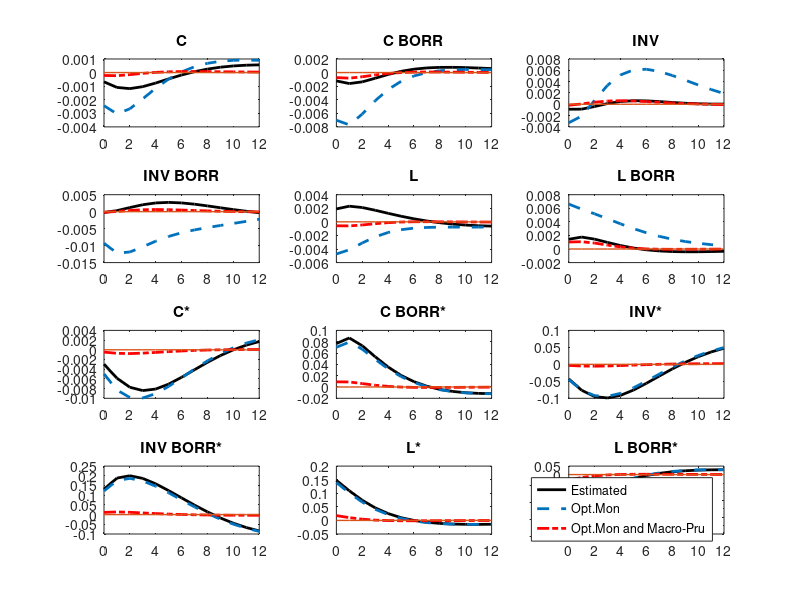
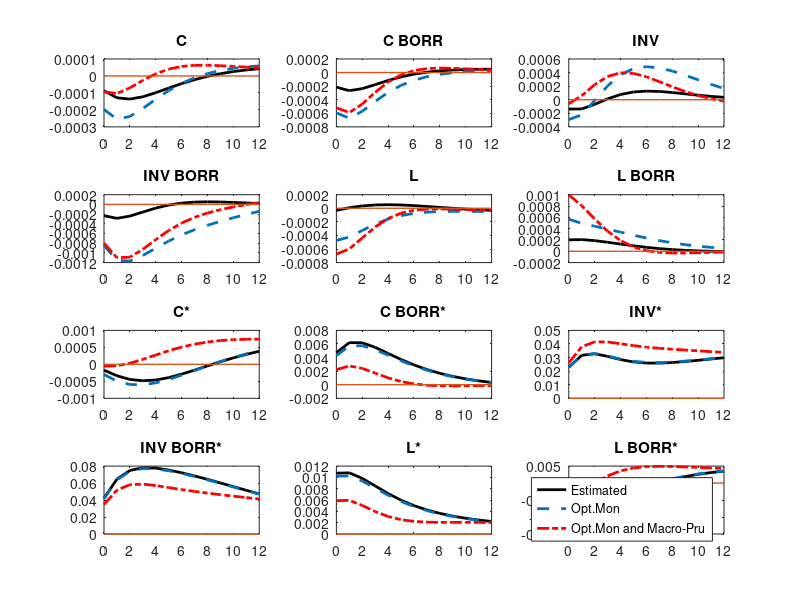
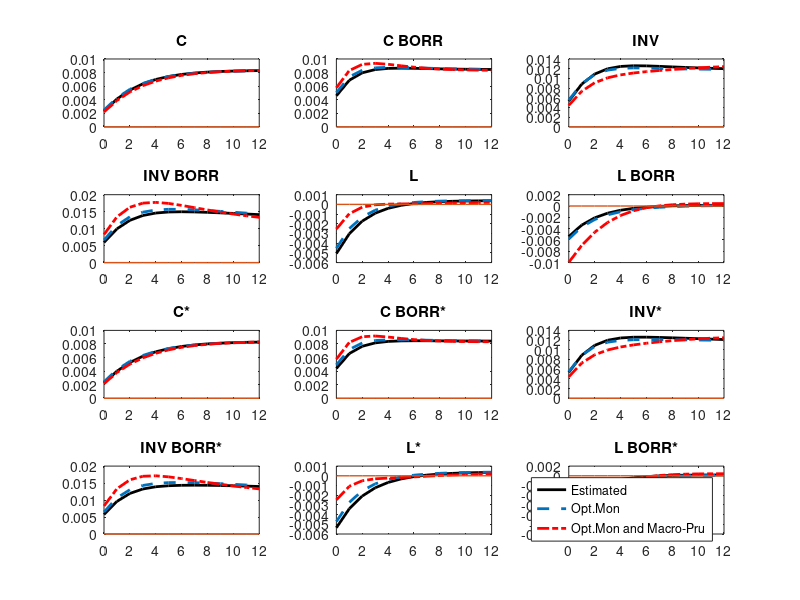

Reproduce these figures in MATLAB, in order.
%GRAPHS

close all;
%run dynare code before plotting IRFs
run = 0;

if run ==1 
    %Simulating the models and saving the results
    dynare estimatedTR.mod 
    irf_estTR = oo_.irfs;
    save('RESULTS_estTR.mat', 'irf_estTR');    
    close all;
    clear;

    dynare optimalTR.mod  
    irf_optTR = oo_.irfs;
    save('RESULTS_optTR.mat', 'irf_optTR');    
    close all;
    clear;

    dynare optimalTRandREG.mod   
    irf_optTRoptREG = oo_.irfs;
    save('RESULTS_optTRoptREG.mat', 'irf_optTRoptREG');    
    close all;
    clear;
    % 
    % dynare optimalTRoptimalREGfinSHOCKS.mod  
    % irf_optTRoptREGfinSH = oo_.irfs;
    % save('RESULTS_optTRoptREGfinSH2nd.mat', 'irf_optTRoptREGfinSH');    
    % close all;
    % clear;
    % 
    % dynare optimalTRoptimalREGprefSHOCKS.mod  
    % irf_optTRoptREGprefSH = oo_.irfs;
    % save('RESULTS_optTRoptREGprefSH2nd.mat', 'irf_optTRoptREGprefSH');    
    % close all;
    % clear;
    % 
    % dynare optimalTRoptimalREGtechSHOCKS.mod  
    % irf_optTRoptREGtechSH = oo_.irfs;
    % save('RESULTS_optTRoptREGtechSH2nd.mat', 'irf_optTRoptREGtechSH');    
    % close all;
    % clear;
end;

%Loading the results (1st order approximation)
load RESULTS_estTR;
load RESULTS_optTR.mat;
load RESULTS_optTRoptREG.mat;

t=0:12;

norm1=(-0.25/4)^(-1)*irf_estTR.spread_s_e_risk_s(1);
norm2=(0.01)^(-1)*irf_estTR.dpd_s_e_prefd_s(1);
norm3=0.0083;

%RISK SHOCK 

figure('Name','Risk Shock, Periphery','NumberTitle','off')
subplot(4,3,1)
plot(t,irf_estTR.c_e_risk_s/norm1,'k-','LineWidth',2); hold on
plot(t,irf_optTR.c_e_risk_s/norm1,'--', 'LineWidth',2);
plot(t,irf_optTRoptREG.c_e_risk_s/norm1,'r-.', 'LineWidth',2);
plot(t,0*t,'-', 'LineWidth',1);
hold off
title('C');

subplot(4,3,2)
plot(t,irf_estTR.c_borr_e_risk_s/norm1,'k-','LineWidth',2); hold on
plot(t,irf_optTR.c_borr_e_risk_s/norm1,'--', 'LineWidth',2);
plot(t,irf_optTRoptREG.c_borr_e_risk_s/norm1,'r-.', 'LineWidth',2);
plot(t,0*t,'-', 'LineWidth',1);hold off
title('C BORR');

subplot(4,3,3)
plot(t,irf_estTR.inv_e_risk_s/norm1,'k-','LineWidth',2); hold on
plot(t,irf_optTR.inv_e_risk_s/norm1,'--', 'LineWidth',2);
plot(t,irf_optTRoptREG.inv_e_risk_s/norm1,'r-.', 'LineWidth',2); 
plot(t,0*t,'-', 'LineWidth',1);hold off
title('INV');

subplot(4,3,4)
plot(t,irf_estTR.inv_borr_e_risk_s/norm1,'k-','LineWidth',2); hold on
plot(t,irf_optTR.inv_borr_e_risk_s/norm1,'--', 'LineWidth',2);
plot(t,irf_optTRoptREG.inv_e_risk_s/norm1,'r-.', 'LineWidth',2);
plot(t,0*t,'-', 'LineWidth',1);hold off
title('INV BORR');

subplot(4,3,5)
plot(t,irf_estTR.l_e_risk_s/norm1,'k-','LineWidth',2); hold on
plot(t,irf_optTR.l_e_risk_s/norm1,'--', 'LineWidth',2);
plot(t,irf_optTRoptREG.l_e_risk_s/norm1,'r-.', 'LineWidth',2); 
plot(t,0*t,'-', 'LineWidth',1);hold off
title('L');

subplot(4,3,6)
plot(t,irf_estTR.l_borr_e_risk_s/norm1,'k-','LineWidth',2); hold on
plot(t,irf_optTR.l_borr_e_risk_s/norm1,'--', 'LineWidth',2);
plot(t,irf_optTRoptREG.l_borr_e_risk_s/norm1,'r-.', 'LineWidth',2); 
plot(t,0*t,'-', 'LineWidth',1);hold off
title('L BORR');

subplot(4,3,7)
plot(t,irf_estTR.c_s_e_risk_s/norm1,'k-','LineWidth',2); hold on
plot(t,irf_optTR.c_s_e_risk_s/norm1,'--', 'LineWidth',2);
plot(t,irf_optTRoptREG.c_s_e_risk_s/norm1,'r-.', 'LineWidth',2); 
plot(t,0*t,'-', 'LineWidth',1);hold off
title('C*');

subplot(4,3,8)
plot(t,irf_estTR.c_s_borr_e_risk_s/norm1,'k-','LineWidth',2); hold on
plot(t,irf_optTR.c_s_borr_e_risk_s/norm1,'--', 'LineWidth',2);
plot(t,irf_optTRoptREG.c_s_borr_e_risk_s/norm1,'r-.', 'LineWidth',2);
plot(t,0*t,'-', 'LineWidth',1);hold off
title('C BORR*');

subplot(4,3,9)
plot(t,irf_estTR.inv_s_e_risk_s/norm1,'k-','LineWidth',2); hold on
plot(t,irf_optTR.inv_s_e_risk_s/norm1,'--', 'LineWidth',2);
plot(t,irf_optTRoptREG.inv_s_e_risk_s/norm1,'r-.', 'LineWidth',2);
plot(t,0*t,'-', 'LineWidth',1);hold off
title('INV*');

subplot(4,3,10)
plot(t,irf_estTR.inv_s_borr_e_risk_s/norm1,'k-','LineWidth',2); hold on
plot(t,irf_optTR.inv_s_borr_e_risk_s/norm1,'--', 'LineWidth',2);
plot(t,irf_optTRoptREG.inv_s_borr_e_risk_s/norm1,'r-.', 'LineWidth',2);
plot(t,0*t,'-', 'LineWidth',1);hold off
title('INV BORR*');

subplot(4,3,11)
plot(t,irf_estTR.l_s_e_risk_s/norm1,'k-','LineWidth',2); hold on
plot(t,irf_optTR.l_s_e_risk_s/norm1,'--', 'LineWidth',2);
plot(t,irf_optTRoptREG.l_s_e_risk_s/norm1,'r-.', 'LineWidth',2);
plot(t,0*t,'-', 'LineWidth',1); hold off
title('L*');

subplot(4,3,12)
plot(t,irf_estTR.l_s_borr_e_risk_s/norm1,'k-','LineWidth',2); hold on
plot(t,irf_optTR.l_s_borr_e_risk_s/norm1,'--', 'LineWidth',2);
plot(t,irf_optTRoptREG.l_s_borr_e_risk_s/norm1,'r-.', 'LineWidth',2);
plot(t,0*t,'-', 'LineWidth',1);hold off
title('L BORR*');
legend('Estimated','Opt.Mon','Opt.Mon and Macro-Pru');

%HOUSING DEMAND SHOCK 
figure('Name','Housing Demand Shock, Periphery','NumberTitle','off')
subplot(4,3,1)
plot(t,irf_estTR.c_e_prefd_s/norm2,'k-','LineWidth',2); hold on
plot(t,irf_optTR.c_e_prefd_s/norm2,'--', 'LineWidth',2);
plot(t,irf_optTRoptREG.c_e_prefd_s/norm2,'r-.', 'LineWidth',2); 
plot(t,0*t,'-', 'LineWidth',1);hold off
title('C');

subplot(4,3,2)
plot(t,irf_estTR.c_borr_e_prefd_s/norm2,'k-','LineWidth',2); hold on
plot(t,irf_optTR.c_borr_e_prefd_s/norm2,'--', 'LineWidth',2);
plot(t,irf_optTRoptREG.c_borr_e_prefd_s/norm2,'r-.', 'LineWidth',2); 
plot(t,0*t,'-', 'LineWidth',1);hold off
title('C BORR');

subplot(4,3,3)
plot(t,irf_estTR.inv_e_prefd_s/norm2,'k-','LineWidth',2); hold on
plot(t,irf_optTR.inv_e_prefd_s/norm2,'--', 'LineWidth',2);
plot(t,irf_optTRoptREG.inv_e_prefd_s/norm2,'r-.', 'LineWidth',2); 
plot(t,0*t,'-', 'LineWidth',1);hold off
title('INV');

subplot(4,3,4)
plot(t,irf_estTR.inv_borr_e_prefd_s/norm2,'k-','LineWidth',2); hold on
plot(t,irf_optTR.inv_borr_e_prefd_s/norm2,'--', 'LineWidth',2);
plot(t,irf_optTRoptREG.inv_borr_e_prefd_s/norm2,'r-.', 'LineWidth',2); 
plot(t,0*t,'-', 'LineWidth',1);hold off
title('INV BORR');

subplot(4,3,5)
plot(t,irf_estTR.l_e_prefd_s/norm2,'k-','LineWidth',2); hold on
plot(t,irf_optTR.l_e_prefd_s/norm2,'--', 'LineWidth',2);
plot(t,irf_optTRoptREG.l_e_prefd_s/norm2,'r-.', 'LineWidth',2); 
plot(t,0*t,'-', 'LineWidth',1);hold off
title('L');

subplot(4,3,6)
plot(t,irf_estTR.l_borr_e_prefd_s/norm2,'k-','LineWidth',2); hold on
plot(t,irf_optTR.l_borr_e_prefd_s/norm2,'--', 'LineWidth',2);
plot(t,irf_optTRoptREG.l_borr_e_prefd_s/norm2,'r-.', 'LineWidth',2); 
plot(t,0*t,'-', 'LineWidth',1);hold off
title('L BORR');

subplot(4,3,7)
plot(t,irf_estTR.c_s_e_prefd_s/norm2,'k-','LineWidth',2); hold on
plot(t,irf_optTR.c_s_e_prefd_s/norm2,'--', 'LineWidth',2);
plot(t,irf_optTRoptREG.c_s_e_prefd_s/norm2,'r-.', 'LineWidth',2); 
plot(t,0*t,'-', 'LineWidth',1);hold off
title('C*');

subplot(4,3,8)
plot(t,irf_estTR.c_s_borr_e_prefd_s/norm2,'k-','LineWidth',2); hold on
plot(t,irf_optTR.c_s_borr_e_prefd_s/norm2,'--', 'LineWidth',2);
plot(t,irf_optTRoptREG.c_s_borr_e_prefd_s/norm2,'r-.', 'LineWidth',2); 
plot(t,0*t,'-', 'LineWidth',1);hold off
title('C BORR*');

subplot(4,3,9)
plot(t,irf_estTR.inv_s_e_prefd_s/norm2,'k-','LineWidth',2); hold on
plot(t,irf_optTR.inv_s_e_prefd_s/norm2,'--', 'LineWidth',2);
plot(t,irf_optTRoptREG.inv_s_e_prefd_s/norm2,'r-.', 'LineWidth',2); 
plot(t,0*t,'-', 'LineWidth',1);hold off
title('INV*');

subplot(4,3,10)
plot(t,irf_estTR.inv_s_borr_e_prefd_s/norm2,'k-','LineWidth',2); hold on
plot(t,irf_optTR.inv_s_borr_e_prefd_s/norm2,'--', 'LineWidth',2);
plot(t,irf_optTRoptREG.inv_s_borr_e_prefd_s/norm2,'r-.', 'LineWidth',2); 
plot(t,0*t,'-', 'LineWidth',1);hold off
title('INV BORR*');

subplot(4,3,11)
plot(t,irf_estTR.l_s_e_prefd_s/norm2,'k-','LineWidth',2); hold on
plot(t,irf_optTR.l_s_e_prefd_s/norm2,'--', 'LineWidth',2);
plot(t,irf_optTRoptREG.l_s_e_prefd_s/norm2,'r-.', 'LineWidth',2); 
plot(t,0*t,'-', 'LineWidth',1);hold off
title('L*');

subplot(4,3,12)
plot(t,irf_estTR.l_s_borr_e_prefd_s/norm2,'k-','LineWidth',2); hold on
plot(t,irf_optTR.l_s_borr_e_prefd_s/norm2,'--', 'LineWidth',2);
plot(t,irf_optTRoptREG.l_s_borr_e_prefd_s/norm2,'r-.', 'LineWidth',2); 
plot(t,0*t,'-', 'LineWidth',1);hold off
title('L BORR*');
legend('Estimated','Opt.Mon','Opt.Mon and Macro-Pru');

%UNIT ROOT TECH SHOCK 
figure('Name','Unit Root Tech Shock','NumberTitle','off')
subplot(4,3,1)
plot(t,irf_estTR.c_e_tech+norm3,'k-','LineWidth',2); hold on
plot(t,irf_optTR.c_e_tech+norm3,'--', 'LineWidth',2);
plot(t,irf_optTRoptREG.c_e_tech+norm3,'r-.', 'LineWidth',2); 
plot(t,0*t,'-', 'LineWidth',1);hold off
title('C');

subplot(4,3,2)
plot(t,irf_estTR.c_borr_e_tech+norm3,'k-','LineWidth',2); hold on
plot(t,irf_optTR.c_borr_e_tech+norm3,'--', 'LineWidth',2);
plot(t,irf_optTRoptREG.c_borr_e_tech+norm3,'r-.', 'LineWidth',2); 
plot(t,0*t,'-', 'LineWidth',1);hold off
title('C BORR');

subplot(4,3,3)
plot(t,irf_estTR.inv_e_tech+norm3,'k-','LineWidth',2); hold on
plot(t,irf_optTR.inv_e_tech+norm3,'--', 'LineWidth',2);
plot(t,irf_optTRoptREG.inv_e_tech+norm3,'r-.', 'LineWidth',2);
plot(t,0*t,'-', 'LineWidth',1);hold off
title('INV');

subplot(4,3,4)
plot(t,irf_estTR.inv_borr_e_tech+norm3,'k-','LineWidth',2); hold on
plot(t,irf_optTR.inv_borr_e_tech+norm3,'--', 'LineWidth',2);
plot(t,irf_optTRoptREG.inv_borr_e_tech+norm3,'r-.', 'LineWidth',2);
plot(t,0*t,'-', 'LineWidth',1);hold off
title('INV BORR');

subplot(4,3,5)
plot(t,irf_estTR.l_e_tech,'k-','LineWidth',2); hold on
plot(t,irf_optTR.l_e_tech,'--', 'LineWidth',2);
plot(t,irf_optTRoptREG.l_e_tech,'r-.', 'LineWidth',2);
plot(t,0*t,'-', 'LineWidth',1);hold off
title('L');

subplot(4,3,6)
plot(t,irf_estTR.l_borr_e_tech,'k-','LineWidth',2); hold on
plot(t,irf_optTR.l_borr_e_tech,'--', 'LineWidth',2);
plot(t,irf_optTRoptREG.l_borr_e_tech,'r-.', 'LineWidth',2);
plot(t,0*t,'-', 'LineWidth',1);hold off
title('L BORR');

subplot(4,3,7)
plot(t,irf_estTR.c_s_e_tech+norm3,'k-','LineWidth',2); hold on
plot(t,irf_optTR.c_s_e_tech+norm3,'--', 'LineWidth',2);
plot(t,irf_optTRoptREG.c_s_e_tech+norm3,'r-.', 'LineWidth',2);
plot(t,0*t,'-', 'LineWidth',1);hold off
title('C*');

subplot(4,3,8)
plot(t,irf_estTR.c_s_borr_e_tech+norm3,'k-','LineWidth',2); hold on
plot(t,irf_optTR.c_s_borr_e_tech+norm3,'--', 'LineWidth',2);
plot(t,irf_optTRoptREG.c_s_borr_e_tech+norm3,'r-.', 'LineWidth',2);
plot(t,0*t,'-', 'LineWidth',1);hold off
title('C BORR*');

subplot(4,3,9)
plot(t,irf_estTR.inv_s_e_tech+norm3,'k-','LineWidth',2); hold on
plot(t,irf_optTR.inv_s_e_tech+norm3,'--', 'LineWidth',2);
plot(t,irf_optTRoptREG.inv_s_e_tech+norm3,'r-.', 'LineWidth',2);
plot(t,0*t,'-', 'LineWidth',1);hold off
title('INV*');

subplot(4,3,10)
plot(t,irf_estTR.inv_s_borr_e_tech+norm3,'k-','LineWidth',2); hold on
plot(t,irf_optTR.inv_s_borr_e_tech+norm3,'--', 'LineWidth',2);
plot(t,irf_optTRoptREG.inv_s_borr_e_tech+norm3,'r-.', 'LineWidth',2);
plot(t,0*t,'-', 'LineWidth',1);hold off
title('INV BORR*');

subplot(4,3,11)
plot(t,irf_estTR.l_s_e_tech,'k-','LineWidth',2); hold on
plot(t,irf_optTR.l_s_e_tech,'--', 'LineWidth',2);
plot(t,irf_optTRoptREG.l_s_e_tech,'r-.', 'LineWidth',2);
plot(t,0*t,'-', 'LineWidth',1);hold off
title('L*');

subplot(4,3,12)
plot(t,irf_estTR.l_s_borr_e_tech,'k-','LineWidth',2); hold on
plot(t,irf_optTR.l_s_borr_e_tech,'--', 'LineWidth',2);
plot(t,irf_optTRoptREG.l_s_borr_e_tech,'r-.', 'LineWidth',2); 
plot(t,0*t,'-', 'LineWidth',1);hold off
title('L BORR*');
legend('Estimated','Opt.Mon','Opt.Mon and Macro-Pru');